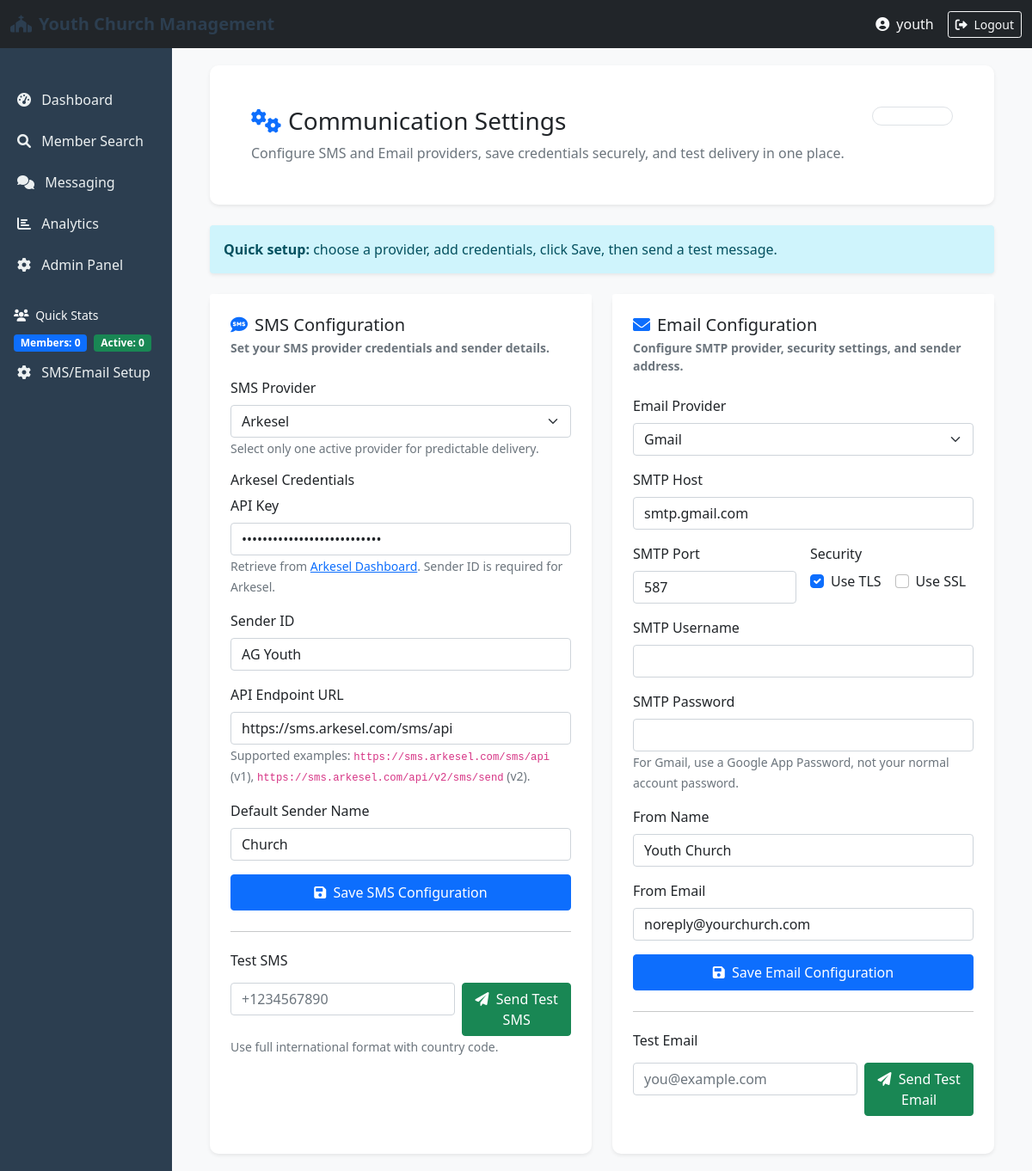
Before: /portal/setup-sms-email/ (signed in) with the older database file.
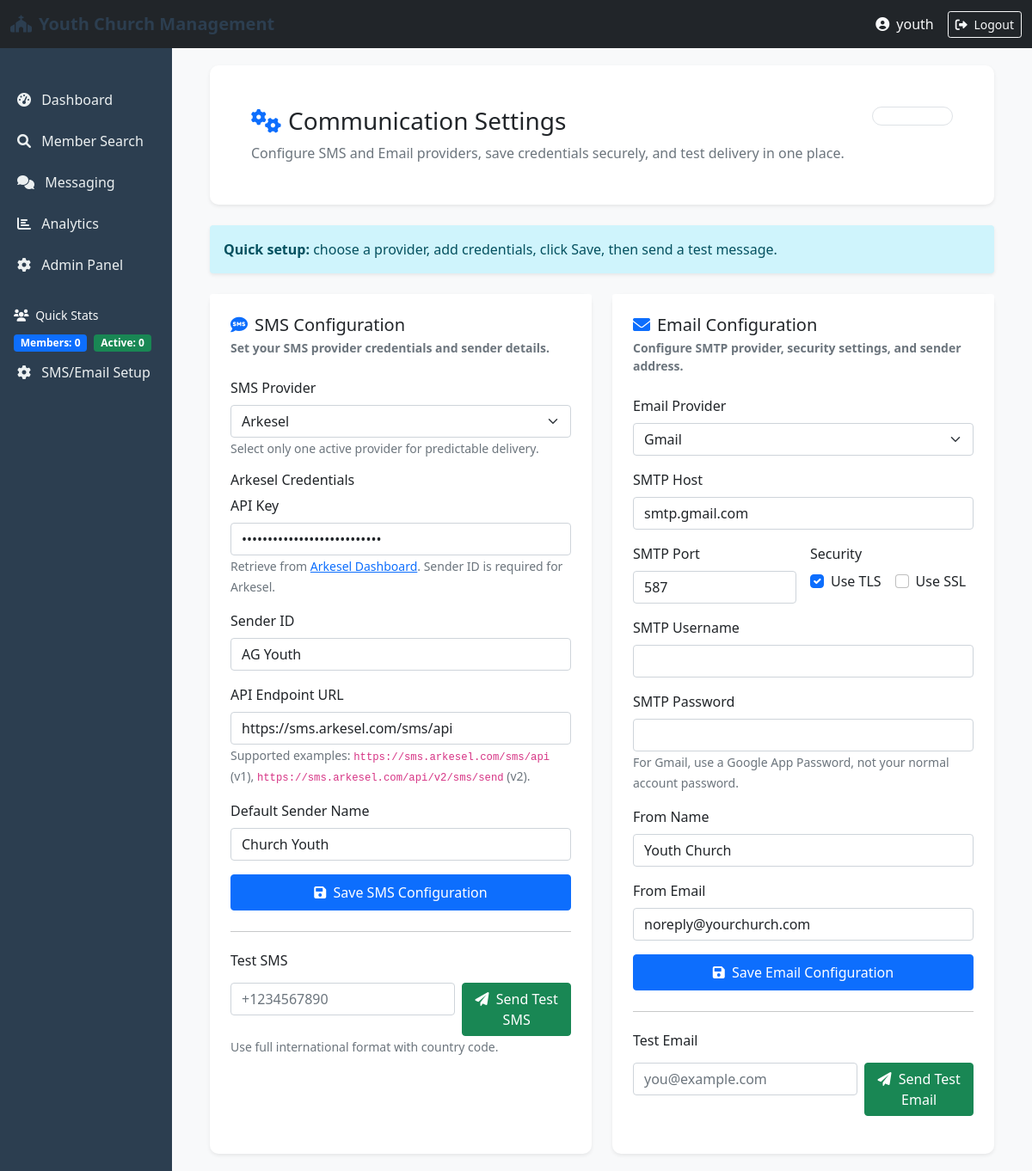
After: the same page with the newer database file.
### messaging/config.py (models this page shows, shortened)
class SMSConfiguration(models.Model):
    PROVIDER_CHOICES = [
        ('twilio', 'Twilio'),
        ('africastalking', 'Africa\'s Talking'),
        ('arkesel', 'Arkesel'),
        ('termii', 'Termii'),
        ('hubtel', 'Hubtel'),
        ('manual', 'Manual/Manual'),
    ]
    provider = models.CharField(
        max_length=50, choices=PROVIDER_CHOICES, default='manual')
    is_active = models.BooleanField(default=True)
    twilio_account_sid = models.CharField(max_length=100, blank=True)
    twilio_auth_token = models.CharField(max_length=100, blank=True)
    twilio_phone_number = models.CharField(max_length=20, blank=True)
    africastalking_username = models.CharField(max_length=100, blank=True)
    africastalking_api_key = models.CharField(max_length=100, blank=True)
    africastalking_sender_id = models.CharField(max_length=20, blank=True)
    arkesel_api_key = models.CharField(max_length=200, blank=True)
    arkesel_sender_id = models.CharField(max_length=50, blank=True)
    twilio_api_url = models.URLField(
        max_length=500,
        blank=True,
        default='https://api.twilio.com/2010-04-01/Accounts',
        help_text='Twilio API base URL'
    )
    africastalking_api_url = models.URLField(
        max_length=500,
        blank=True,
        default='https://api.africastalking.com/version1',
        help_text='Africa\'s Talking API base URL'
    )
    arkesel_api_url = models.URLField(
        max_length=500,
        blank=True,
        default='https://sms.arkesel.com/sms/api',
        help_text='Arkesel API endpoint (v1: sms/api, v2: api/v2/sms/send)'
    )
    default_sender_name = models.CharField(max_length=50, default='Church')
    cost_per_sms = models.DecimalField(
        max_digits=5, decimal_places=2, default=0.05)
    created_at = models.DateTimeField(auto_now_add=True)
    updated_at = models.DateTimeField(auto_now=True)
    class Meta:
        verbose_name = 'SMS Configuration'
        verbose_name_plural = 'SMS Configuration'

### portal/views.py (the view, shortened to what this page needs)
# urls.py: path('setup-sms-email/', views.setup_sms_email, name='setup_sms_email'),
@login_required
def setup_sms_email(request):
    from messaging.models import SMSConfiguration, EmailConfiguration
    from messaging.services import MessageService
    sms_config, _ = SMSConfiguration.objects.get_or_create(
        defaults={
            'provider': 'manual',
            'is_active': True,
            'default_sender_name': 'Church'
        }
    )
    email_config, _ = EmailConfiguration.objects.get_or_create(
        defaults={
            'provider': 'gmail',
            'is_active': True,
            'from_name': 'Youth Church',
            'from_email': 'noreply@yourchurch.com'
        }
    )
    context = {
        'sms_config': sms_config,
        'email_config': email_config,
        'title': 'SMS & Email Setup'
    }
    return render(request, 'portal/setup_sms_email.html', context)

### templates/portal/setup_sms_email.html (shortened to what the changed rows need)
{% extends 'base.html' %}
{% block content %}
<div class="setup-config-page">
  <div class="setup-header card border-0 shadow-sm mb-4">
    <div class="card-body p-4 p-md-5">
      <div class="d-flex align-items-start justify-content-between flex-wrap gap-3">
        <div>
          <h1 class="h3 h-md-2 mb-2"><i class="fas fa-cogs me-2 text-primary"></i>Communication Settings</h1>
        </div>
      </div>
    </div>
  </div>
  <div class="row g-4">
    <div class="col-12 col-xl-6">
      <div class="card h-100 border-0 shadow-sm config-card">
        <div class="card-header bg-white border-0 pt-4 px-4">
          <h2 class="h5 mb-1"><i class="fas fa-sms me-2 text-primary"></i>SMS Configuration</h2>
        </div>
        <div class="card-body px-4 pb-4">
          <form method="post" novalidate>
            <div class="mb-3">
              <label class="form-label" for="smsProvider">SMS Provider</label>
              <select class="form-select" name="provider" id="smsProvider" aria-describedby="smsProviderHelp">
                <option value="arkesel" {% if sms_config.provider == 'arkesel' %}selected{% endif %}>Arkesel</option>
              </select>
              <small id="smsProviderHelp" class="text-muted">Select only one active provider for predictable delivery.</small>
            </div>
            <div id="arkeselSettings" class="provider-group" style="display: {% if sms_config.provider == 'arkesel' %}block{% else %}none{% endif %};">
              <div class="mb-3">
                <label class="form-label" for="arkeselApiKey">API Key</label>
                <input id="arkeselApiKey" type="password" class="form-control" name="arkesel_api_key" value="{{ sms_config.arkesel_api_key }}" placeholder="Your Arkesel API Key" autocomplete="new-password" />
                  <small class="text-muted">Retrieve from <a href="https://app.arkesel.com" target="_blank" rel="noopener noreferrer">Arkesel Dashboard</a>. Sender ID is required for Arkesel.</small>
              </div>
              <div class="mb-3">
                <label class="form-label" for="arkeselSenderId">Sender ID</label>
                <input id="arkeselSenderId" type="text" class="form-control" name="arkesel_sender_id" value="{{ sms_config.arkesel_sender_id }}" placeholder="Brand name (max 11 chars)" />
              </div>
              <div class="mb-3">
                <label class="form-label" for="arkeselApiUrl">API Endpoint URL</label>
                <input id="arkeselApiUrl" type="url" class="form-control" name="arkesel_api_url" value="{{ sms_config.arkesel_api_url }}" placeholder="https://sms.arkesel.com/sms/api" />
                <small class="text-muted">Supported examples: <code>https://sms.arkesel.com/sms/api</code> (v1), <code>https://sms.arkesel.com/api/v2/sms/send</code> (v2).</small>
              </div>
            </div>
            <div class="mb-3">
              <label class="form-label" for="smsSenderName">Default Sender Name</label>
              <input id="smsSenderName" type="text" class="form-control" name="sender_name" value="{{ sms_config.default_sender_name }}" placeholder="Church" maxlength="50" />
            </div>
          </form>
        </div>
      </div>
    </div>
    <div class="col-12 col-xl-6">
      <div class="card h-100 border-0 shadow-sm config-card">
        <div class="card-header bg-white border-0 pt-4 px-4">
          <h2 class="h5 mb-1"><i class="fas fa-envelope me-2 text-primary"></i>Email Configuration</h2>
        </div>
      </div>
    </div>
  </div>
</div>
{% endblock %}

Changed rows visible on the page:
changed SMSConfiguration "Arkesel": sender_name "Church" → "Church Youth"
